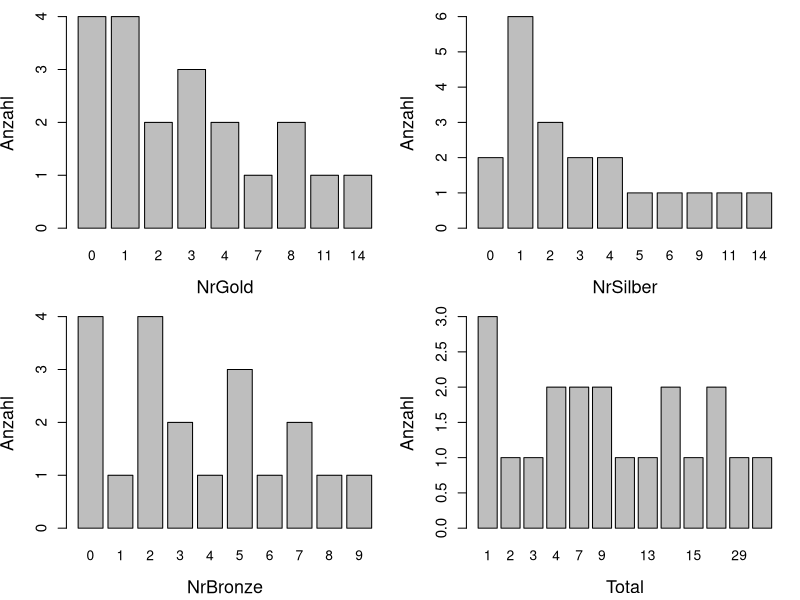
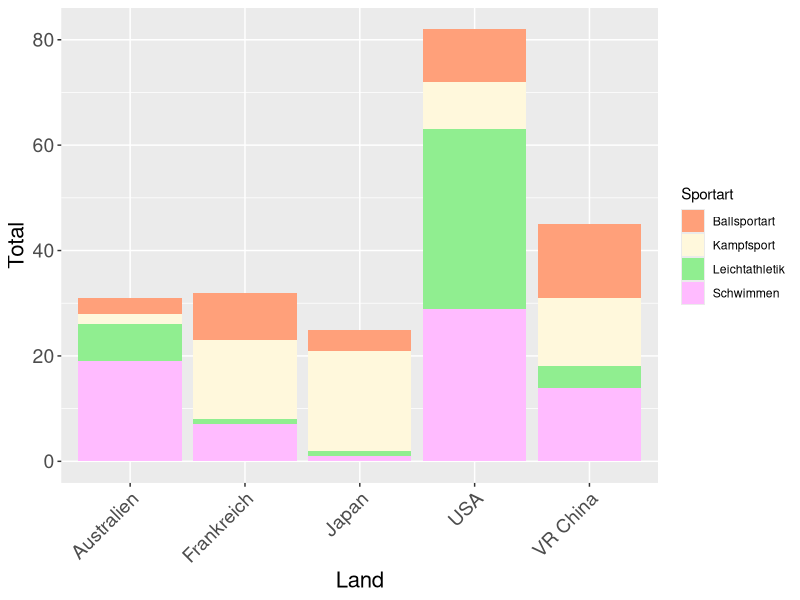
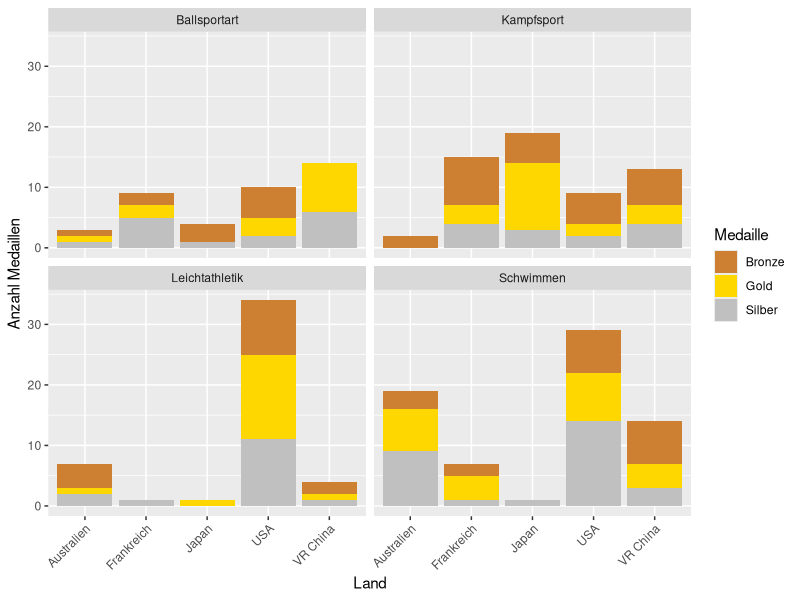

Recreate these plots in R, in order.
library(readxl)
library(ggplot2)

df <- read_xlsx("Medaillen.xlsx")
head(df)
str(df)

summary(df)
#keine NA-Werte

attach(df)
#Deskriptive Analyse
par(mar = c(4.2, 4, 1, 1), mfrow = c(2, 2))
barplot(table(NrGold), main = "", ylab = "Anzahl", xlab = "NrGold", 
        cex.axis = 1.1, cex.lab = 1.3) 
barplot(table(NrSilber), main = "", ylab = "Anzahl", xlab = "NrSilber",
        cex.axis = 1.1, cex.lab = 1.3)
barplot(table(NrBronze), main = "", ylab = "Anzahl", xlab = "NrBronze",
        cex.axis = 1.1, cex.lab = 1.3)
barplot(table(Total), main = "", ylab = "Anzahl", xlab = "Total",
        cex.axis = 1.1, cex.lab = 1.3)

#1
#Abhängigkeit zwischen dem Land und der Sportart bezüglich der Gesamtanzahl an Medaillen
ggplot(df, aes(x = Land, y = Total, fill = Sportart)) +
  geom_bar(stat = "identity") + 
  scale_fill_manual(values = c("lightsalmon", "cornsilk", "lightgreen", "plum1")) + 
  theme(axis.text.x = element_text(angle = 45, hjust = 1, size = 14),  
        axis.text.y = element_text(size = 14),                        
        axis.title = element_text(size = 16))                         

# Erstellen der Kontingenztafel
kontingenztafel1 <- xtabs(Total ~ Land + Sportart, data = df)
kontingenztafel1
# Chi-Quadrat-Test
# Um zu prüfen, ob es eine statistisch signifikante Abhängigkeit 
# zwischen Land und Sportart bezüglich Total gibt
chisq.test(kontingenztafel1)
#p-value = 4.189e-14 < 0.05 deutet auf signifikante Abhänigkeit hin

#2
#Abhängigkeit zwischen der Medaillenfarbe und dem Land für jede Sportart

# Chi-Quadrat-Test mit Monte-Carlo-Simulation für jede Sportart
for (sport in unique(df$Sportart)) {
  subset_data <- subset(df, sport == Sportart)
  
  # Erstellen einer Kontingenztafel der Medaillenfarben für jedes Land
  medaillen_matrix <- xtabs(cbind(NrGold, NrSilber, NrBronze) ~ Land, data = subset_data)
  
  # Chi-Quadrat-Test mit 10000 Permutationen durchführen
  chi_test <- chisq.test(medaillen_matrix, simulate.p.value = TRUE, B = 10000)
  
  print(paste("Chi-Quadrat-Test für Sportart:", sport))
  print(chi_test)
}

# Erstellen der Daten im Langformat
df_long <- data.frame(
  Land = rep(Land, 3),
  Sportart = rep(Sportart, 3),
  Medaille = factor(rep(c("Gold", "Silber", "Bronze"), each = nrow(df))),
  Anzahl = c(df$NrGold, df$NrSilber, df$NrBronze)
)

# Medaillenverteilung nach Land und Sportart
ggplot(df_long, aes(x = Land, y = Anzahl, fill = Medaille)) +
  geom_bar(position = "stack", stat = "identity") +
  facet_wrap(~ Sportart) +
  scale_fill_manual(values = c("Gold" = "gold", "Silber" = "#C0C0C0", "Bronze" = "#CD7F32")) + 
  theme(axis.text.x = element_text(angle = 45, hjust = 1)) +
  labs(x = "Land", y = "Anzahl Medaillen", fill = "Medaille")

#3
#Abhängigkeit zwischen der Medaillenfarbe und der Sportart für jedes Land         

